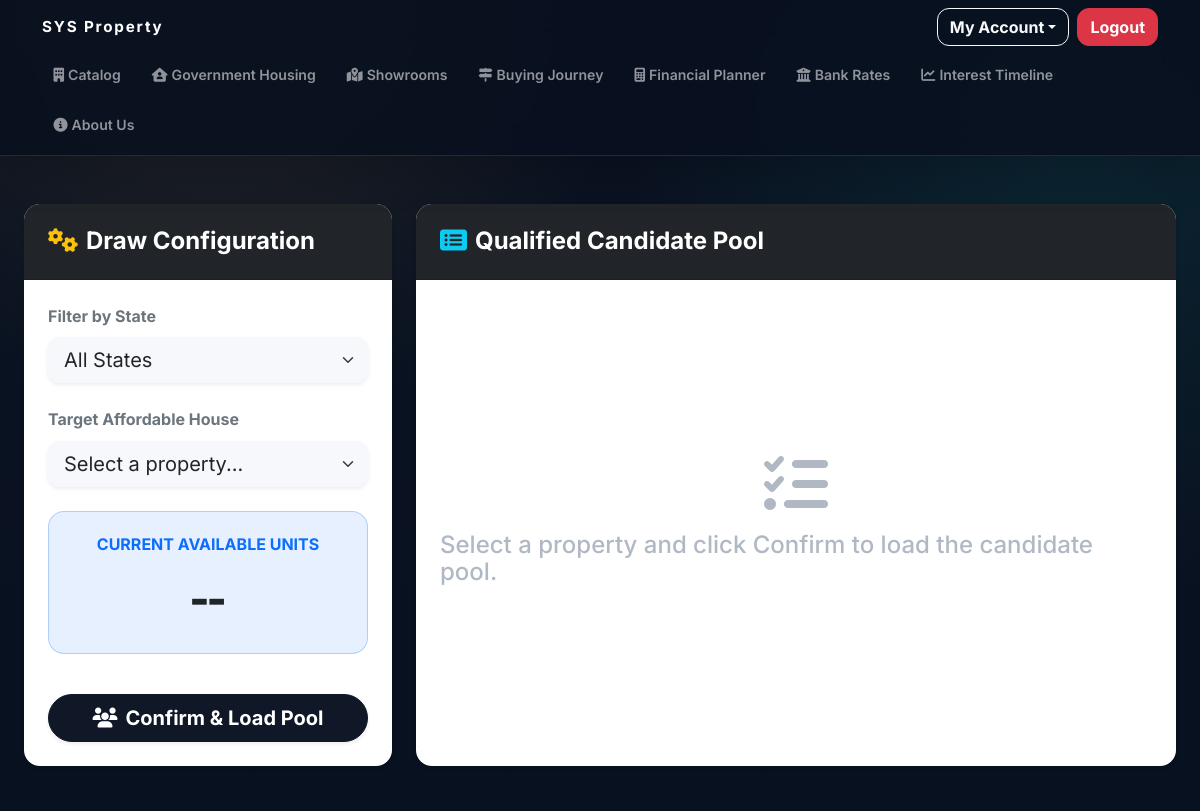
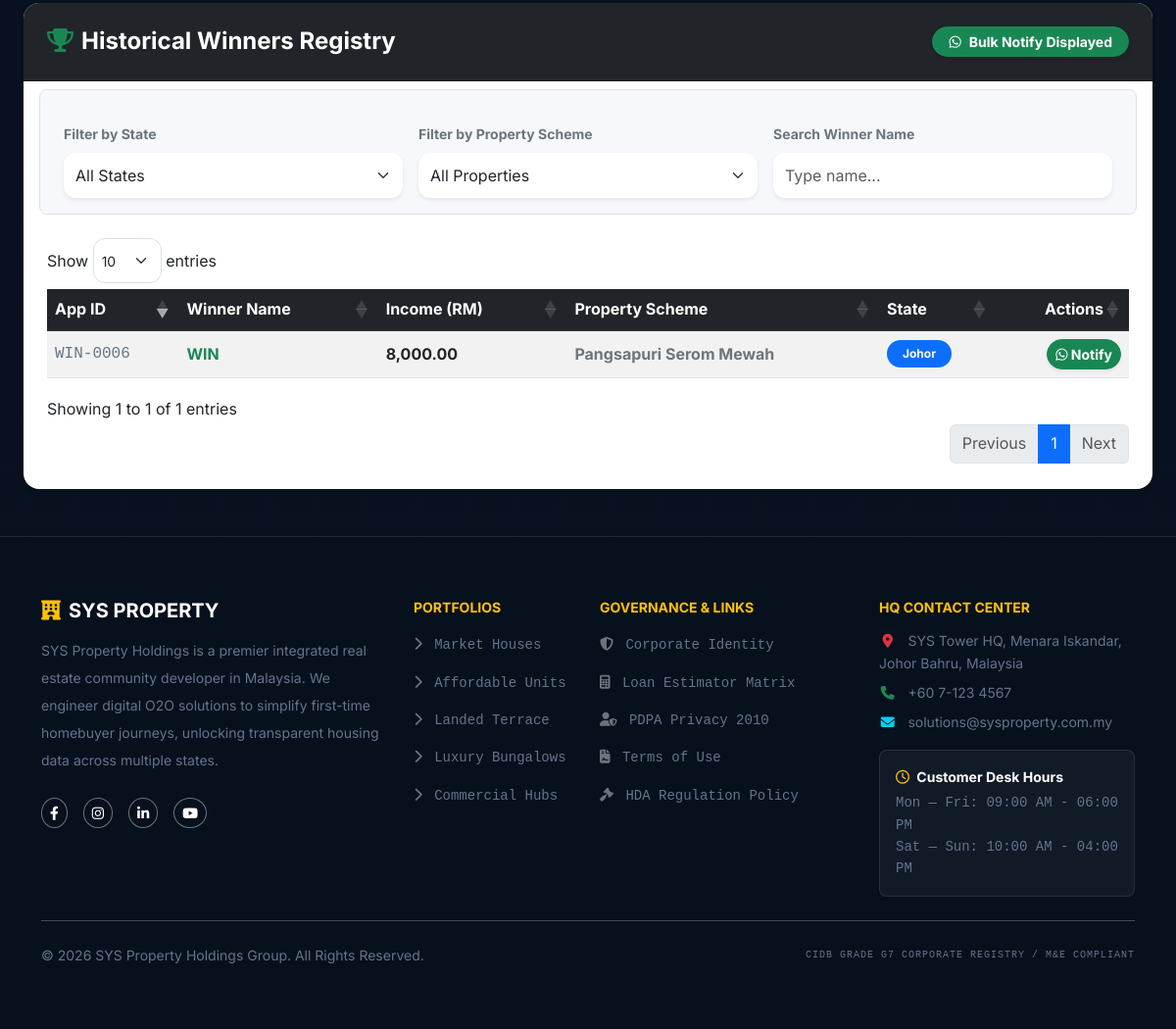
The app's page /admin/lucky_draw.php (signed in) with its own data (2 pictures, top to bottom).
### tables this page shows
CREATE TABLE `affordable_housing_applications` (
  `application_id` int(11) NOT NULL,
  `customer_id` int(11) NOT NULL,
  `property_id` int(11) NOT NULL,
  `status` enum('PENDING_REVIEW','APPROVED_FOR_DRAW','REJECTED','WINNER') NOT NULL DEFAULT 'PENDING_REVIEW',
  `reviewed_by_staff_id` int(11) DEFAULT NULL,
  `application_date` datetime DEFAULT current_timestamp()
);

CREATE TABLE `customers` (
  `customer_id` int(11) NOT NULL,
  `full_name` varchar(255) NOT NULL,
  `phone_number` varchar(20) NOT NULL,
  `marital_status` enum('SINGLE','MARRIED') NOT NULL,
  `dependents_count` int(11) NOT NULL DEFAULT 0,
  `occupation` varchar(150) NOT NULL,
  `monthly_income` decimal(10,2) NOT NULL,
  `profile_image` varchar(255) DEFAULT NULL
);

CREATE TABLE `properties` (
  `property_id` int(11) NOT NULL,
  `property_code` varchar(20) NOT NULL,
  `project_name` varchar(255) NOT NULL,
  `state` varchar(100) NOT NULL,
  `property_type` enum('AFFORDABLE','TERRACE','BUNGALOW','COMMERCIAL','APARTMENT') NOT NULL,
  `price` decimal(12,2) NOT NULL,
  `total_units` int(11) NOT NULL,
  `built_up_sqft` int(11) NOT NULL,
  `income_limit_rm` decimal(10,2) DEFAULT NULL,
  `status` enum('ACTIVE','SOLD_OUT','ARCHIVED') NOT NULL DEFAULT 'ACTIVE',
  `image_filename` varchar(255) NOT NULL,
  `image_search_keyword` varchar(255) NOT NULL,
  `is_affordable` tinyint(1) NOT NULL DEFAULT 0
);

### admin/lucky_draw.php (the view, shortened to what this page needs)
<?php
require_once '../includes/db_connect.php';
$selected_property_id = 0;
$selected_property_name = '';
$available_units = 0;
$candidates_array = [];
$winners = $conn->query("SELECT aha.application_id, aha.application_date, c.full_name, c.phone_number, c.monthly_income, p.project_name, p.state
                         FROM affordable_housing_applications aha
                         JOIN customers c ON aha.customer_id = c.customer_id
                         JOIN properties p ON aha.property_id = p.property_id
                         WHERE aha.status = 'WINNER'
                         ORDER BY aha.application_id DESC");
include '../includes/header.php';
?>
<link rel="stylesheet" href="https://cdn.datatables.net/1.13.6/css/dataTables.bootstrap5.min.css">
<div class="container-fluid mt-5 px-4">
    <div class="row g-4 mb-5">
        <div class="col-xl-4 col-lg-5">
            <div class="card shadow-sm border-0 h-100 rounded-4">
                <div class="card-header bg-dark text-white p-4 rounded-top-4">
                    <h4 class="fw-bold mb-0"><i class="fas fa-cogs text-warning me-2"></i>Draw Configuration</h4>
                </div>
                <div class="card-body p-4 d-flex flex-column">
                    <form method="POST" id="configForm">
                        <div class="mb-4">
                            <label class="form-label fw-bold text-secondary">Filter by State</label>
                            <select id="stateFilter" class="form-select form-select-lg bg-light border-0 shadow-sm">
                                <option value="">All States</option>
                            </select>
                        </div>
                        <div class="mb-4">
                            <label class="form-label fw-bold text-secondary">Target Affordable House</label>
                            <select id="propertySelect" name="property_id" class="form-select form-select-lg bg-light border-0 shadow-sm" required>
                                <option value="" disabled selected>Select a property...</option>
                                </select>
                        </div>
                        <div class="mb-4 p-4 bg-primary bg-opacity-10 border border-primary border-opacity-25 rounded-4 text-center">
                            <h6 class="text-primary fw-bold text-uppercase tracking-wider mb-2">Current Available Units</h6>
                            <h1 class="display-4 fw-bold text-dark m-0" id="availableUnitsDisplay">--</h1>
                        </div>
                        <div class="mt-auto pt-3">
                            <button type="submit" class="btn btn-dark btn-lg w-100 fw-bold rounded-pill shadow-sm">
                                <i class="fas fa-users me-2"></i>Confirm & Load Pool
                            </button>
                        </div>
                    </form>
                </div>
            </div>
        </div>
        <div class="col-xl-8 col-lg-7">
            <div class="card shadow-sm border-0 h-100 rounded-4">
                <div class="card-header bg-dark text-white p-4 rounded-top-4 d-flex justify-content-between align-items-center">
                    <h4 class="fw-bold mb-0"><i class="fas fa-list-alt text-info me-2"></i>Qualified Candidate Pool</h4>
                </div>
                <div class="card-body p-4 d-flex flex-column">
                    <?php if ($selected_property_id > 0): ?>
                        <h5 class="fw-bold text-primary mb-3"><?php echo htmlspecialchars($selected_property_name); ?></h5>
                        <div class="table-responsive border rounded-3 shadow-sm mb-4" style="max-height: 350px; overflow-y: auto;">
                            <table class="table table-hover table-striped align-middle mb-0">
                                <thead class="table-light sticky-top shadow-sm">
                                    <tr>
                                        <th>Application ID</th>
                                        <th>Customer Name</th>
                                        <th class="text-center">Dependents</th>
                                        <th class="text-end">Monthly Income (RM)</th>
                                    </tr>
                                </thead>
                                <tbody>
                                    <?php if (count($candidates_array) > 0): ?>
                                        <?php foreach ($candidates_array as $index => $cand): ?>
                                            <tr>
                                                <td class="font-monospace text-muted">APP-<?php echo str_pad($cand['application_id'], 4, '0', STR_PAD_LEFT); ?></td>
                                                <td class="fw-bold text-dark"><?php echo htmlspecialchars($cand['full_name']); ?></td>
                                                <td class="text-center">
                                                    <span class="badge bg-secondary rounded-pill"><?php echo $cand['dependents_count']; ?></span>
                                                </td>
                                                <td class="text-end text-success fw-bold"><?php echo number_format($cand['monthly_income'], 2); ?></td>
                                            </tr>
                                        <?php endforeach; ?>
                                    <?php else: ?>
                                        <tr><td colspan="4" class="text-center py-4 text-muted">No qualified candidates found for this property.</td></tr>
                                    <?php endif; ?>
                                </tbody>
                            </table>
                        </div>
                        <div class="mt-auto bg-light p-4 rounded-4 border">
                            <div class="row align-items-center g-3">
                                <div class="col-md-5">
                                    <label class="form-label fw-bold text-dark mb-1">Amount of Winners to Select</label>
                                    <input type="number" id="drawLimitInput" class="form-control form-control-lg fw-bold text-center" min="1" max="<?php echo min($available_units, count($candidates_array)); ?>" placeholder="e.g. 5" <?php echo (count($candidates_array) === 0 || $available_units === 0) ? 'disabled' : ''; ?>>
                                </div>
                                <div class="col-md-7 text-md-end">
                                    <button type="button" id="initDrawBtn" class="btn btn-warning btn-lg fw-bold text-dark px-4 shadow rounded-pill" <?php echo (count($candidates_array) === 0 || $available_units === 0) ? 'disabled' : ''; ?>>
                                        <i class="fas fa-dharmachakra me-2"></i>Execute Lucky Draw
                                    </button>
                                </div>
                            </div>
                        </div>
                    <?php else: ?>
                        <div class="h-100 d-flex flex-column justify-content-center align-items-center text-muted opacity-50 py-5">
                            <i class="fas fa-tasks fa-4x mb-3"></i>
                            <h4>Select a property and click Confirm to load the candidate pool.</h4>
                        </div>
                    <?php endif; ?>
                </div>
            </div>
        </div>
    </div>
    <div class="card shadow-sm border-0 rounded-4 mb-5">
        <div class="card-header bg-dark text-white p-4 rounded-top-4 d-flex justify-content-between align-items-center">
            <h4 class="fw-bold mb-0"><i class="fas fa-trophy text-success me-2"></i>Historical Winners Registry</h4>
            <button id="bulkWaBtn" class="btn btn-sm btn-success fw-bold rounded-pill shadow-sm px-3"><i class="fab fa-whatsapp me-2"></i>Bulk Notify Displayed</button>
        </div>
        <div class="card-body p-4">
            <div class="row g-3 mb-4 p-3 bg-light rounded-3 border">
                <div class="col-md-4">
                    <label class="form-label fw-bold text-secondary small">Filter by State</label>
                    <select id="histStateFilter" class="form-select border-0 shadow-sm">
                        <option value="">All States</option>
                    </select>
                </div>
                <div class="col-md-4">
                    <label class="form-label fw-bold text-secondary small">Filter by Property Scheme</label>
                    <select id="histPropFilter" class="form-select border-0 shadow-sm">
                        <option value="">All Properties</option>
                    </select>
                </div>
                <div class="col-md-4">
                    <label class="form-label fw-bold text-secondary small">Search Winner Name</label>
                    <input type="text" id="histNameFilter" class="form-control border-0 shadow-sm" placeholder="Type name...">
                </div>
            </div>
            <div class="table-responsive">
                <table id="winnersTable" class="table table-hover table-striped align-middle custom-table" style="width:100%">
                    <thead class="table-dark">
                        <tr>
                            <th>App ID</th>
                            <th>Winner Name</th>
                            <th>Income (RM)</th>
                            <th>Property Scheme</th>
                            <th>State</th>
                            <th class="text-end">Actions</th>
                        </tr>
                    </thead>
                    <tbody>
                        <?php while ($w = $winners->fetch_assoc()):
                            $phone = preg_replace('/[^0-9]/', '', $w['phone_number']);
                            if (strpos($phone, '60') !== 0 && strpos($phone, '0') === 0) {
                                $phone = '60' . substr($phone, 1);
                            }
                            $appDate = date('Y-m-d', strtotime($w['application_date']));
                            $waText = urlencode("Hello {$w['full_name']}, we are from SYS Property Holdings, congratulations on being selected for the {$w['project_name']}, your application date is {$appDate}.");
                            $waLink = "https://wa.me/{$phone}?text={$waText}";
                        ?>
                            <tr>
                                <td class="font-monospace text-muted">WIN-<?php echo str_pad($w['application_id'], 4, '0', STR_PAD_LEFT); ?></td>
                                <td class="fw-bold text-success"><?php echo htmlspecialchars($w['full_name']); ?></td>
                                <td class="fw-bold text-dark"><?php echo number_format($w['monthly_income'], 2); ?></td>
                                <td class="fw-bold text-secondary"><?php echo htmlspecialchars($w['project_name']); ?></td>
                                <td><span class="badge bg-primary px-3 py-2 rounded-pill"><?php echo htmlspecialchars($w['state']); ?></span></td>
                                <td class="text-end">
                                    <a href="<?php echo $waLink; ?>" target="_blank" class="btn btn-sm btn-success rounded-pill shadow-sm" title="Send WhatsApp">
                                        <i class="fab fa-whatsapp"></i> Notify
                                    </a>
                                </td>
                            </tr>
                        <?php endwhile; ?>
                    </tbody>
                </table>
            </div>
        </div>
    </div>
</div>
<?php include '../includes/footer.php'; ?>

### includes/header.php (style rules this page uses)
:root { --luxury-bg: #08111f; --luxury-ink: #101827; --luxury-gold: #d7a84e; --luxury-blue: #2d6cdf; --luxury-teal: #10a6a0; --luxury-white: #fbfaf7; --luxury-muted: rgba(238,242,247,0.76); --surface: #ffffff; --surface-soft: #f6f8fb; --text-muted: #64748b; --radius: 18px; --shadow-soft: 0 18px 48px rgba(15, 23, 42, 0.12); --shadow-lift: 0 28px 70px rgba(15, 23, 42, 0.18); }
body { background: radial-gradient(circle at 18% 0%, rgba(215,168,78,0.12), transparent 26rem), radial-gradient(circle at 90% 8%, rgba(16,166,160,0.12), transparent 28rem), linear-gradient(180deg, #0b1322 0%, #08111f 42%, #0a1220 100%); color: var(--luxury-white); font-family: 'Inter', system-ui, -apple-system, BlinkMacSystemFont, 'Segoe UI', sans-serif; line-height: 1.6; text-rendering: optimizeLegibility; }
body a { transition: color 0.2s ease, background-color 0.2s ease, border-color 0.2s ease, transform 0.2s ease, box-shadow 0.2s ease; }
h1, h2, h3, h4, h5, h6 { font-family: 'Inter', system-ui, sans-serif; letter-spacing: 0; line-height: 1.12; }
.display-1, .display-2, .display-3, .display-4, .luxury-title { font-family: 'Playfair Display', Georgia, serif; }
.btn { border-radius: 12px; font-weight: 700; letter-spacing: 0; transition: transform 0.2s ease, box-shadow 0.2s ease, background-color 0.2s ease, border-color 0.2s ease; }
.btn-dark { background: #101827 !important; border-color: #101827 !important; }
.bg-light { background-color: var(--surface-soft) !important; }
.text-muted { color: var(--text-muted) !important; }
.card { border: 1px solid rgba(15,23,42,0.08); border-radius: var(--radius); box-shadow: var(--shadow-soft); }
.form-control, .form-select { border-color: #d9e1ea; border-radius: 12px; min-height: 46px; }

### records on screen
affordable_housing_applications: application_id "0006", customer.full_name "WIN", customer.monthly_income "8,000.00", property.project_name "Pangsapuri Serom Mewah", property.state "Johor"

### other values on screen
$wishlist_text "Interest Timeline"
